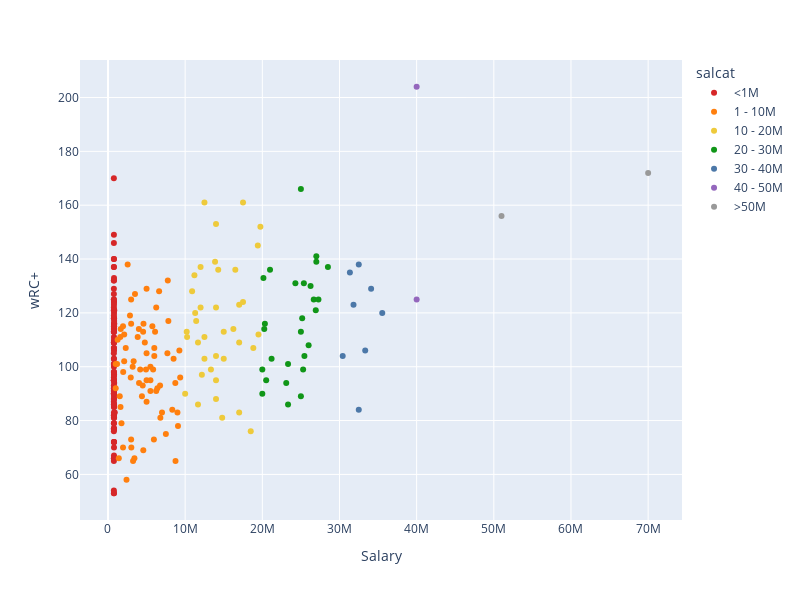

The notebook cell saved with this chart:
### Code cell
fig = px.scatter(df,
                 x = 'Salary',
                 y = 'wRC+',
                 color = 'salcat',
                 category_orders={'salcat': desired_order},
                 color_discrete_sequence = (['#D62728', '#FF7F0E', '#EECA3B', '#109618', '#4C78A8', '#9467BD', '#999999']),
                 hover_data = 'Name')

fig.update_layout(width = 800,
                  height = 600)

fig.show()

### Figure 1 — Plotly figure (JSON) as saved in the notebook; plotly's stock layout.template omitted (floating-point values rounded to 4 significant figures)
{"data": [{"customdata": [["Elly De La Cruz"], ["Heliot Ramos"], ["James Wood"], ["Vinnie Pasquantino"], ["Maikel Garcia"], ["Brice Turang"], ["Riley Greene"], ["Junior Caminero"], ["Gunnar Henderson"], ["Spencer Torkelson"], ["Jackson Holliday"], ["Pete Crow-Armstrong"], ["CJ Abrams"], ["Andy Pages"], ["Tyler Soderstrom"], ["Xavier Edwards"], ["Nathaniel Lowe"], ["Anthony Volpe"], ["Otto Lopez"], ["Sal Frelick"], ["Michael Busch"], ["Jordan Beck"], ["Hunter Goodman"], ["Matt McLain"], ["Wyatt Langford"], ["Miguel Vargas"], ["Spencer Steer"], ["Yainer Diaz"], ["Nolan Schanuel"], ["Zach Neto"], ["Alec Burleson"], ["Oneil Cruz"], ["Lenyn Sosa"], ["Brenton Doyle"], ["Masyn Winn"], ["Kyle Manzardo"], ["Ben Rice"], ["Brooks Lee"], ["Shea Langeliers"], ["Jacob Wilson"], ["Eric Wagaman"], ["Josh Jung"], ["Joey Ortiz"], ["Caleb Durbin"], ["Chase Meidroth"], ["Addison Barger"], ["Cam Smith"], ["Nick Kurtz"], ["Jackson Merrill"], ["Carlos Santana"], ["Gabriel Arias"], ["Alek Thomas"], ["Dillon Dingler"], ["Kerry Carpenter"], ["Mark Vientos"], ["Victor Scott II"], ["Kyle Stowers"], ["Iván Herrera"], ["Patrick Bailey"], ["Logan O'Hoppe"], ["Austin Wells"], ["Drake Baldwin"], ["Isaac Collins"], ["Chandler Simpson"], ["Nathan Lukes"], ["Matt Shaw"], ["Josh Lowe"], ["Brett Baty"], ["Jasson Domínguez"], ["Tyler Freeman"], ["Jake Mangum"], ["Jonathan Aranda"], ["Daniel Schneemann"], ["Wilyer Abreu"], ["Nick Allen"], ["Bo Naylor"], ["Spencer Horwitz"], ["Nick Gonzales"], ["Nolan Jones"], ["Edgar Quero"], ["Nolan Gorman"], ["Jordan Walker"], ["Matt Wallner"], ["Liam Hicks"], ["Max Muncy"], ["Kody Clemens"], ["Brayan Rocchio"], ["Jake Burger"], ["Jared Triolo"], ["José Caballero"], ["Jacob Young"], ["Noelvi Marte"], ["Colton Cowser"], ["Jordan Westburg"], ["Daylen Lile"], ["Casey Schmitt"], ["Freddy Fermin"], ["Javier Sanoja"], ["Romy Gonzalez"], ["Michael Toglia"], ["Connor Norby"], ["Dane Myers"], ["Brooks Baldwin"], ["Trey Sweeney"], ["Alex Call"], ["Dylan Crews"], ["Gabriel Moreno"], ["Christopher Morel"], ["Roman Anthony"]], "hovertemplate": "salcat=<1M<br>Salary=%{x}<br>wRC+=%{y}<br>Name=%{customdata[0]}<extra></extra>", "legendgroup": "<1M", "marker": {"color": "#D62728", "symbol": "circle"}, "mode": "markers", "name": "<1M", "orientation": "v", "showlegend": true, "type": "scatter", "x": [770000.0, 780000.0, 764600.0, 793200.0, 774800.0, 777100.0, 812400.0, 764100.0, 782300.0, 785700.0, 764800.0, 771000.0, 780600.0, 770000.0, 765000.0, 772000.0, 760000.0, 879000.0, 778500.0, 771800.0, 780500.0, 762000.0, 765000.0, 770000.0, 773500.0, 770400.0, 780000.0, 805600.0, 780000.0, 780000.0, 778600.0, 785000.0, 770000.0, 765000.0, 770800.0, 763200.0, 782800.0, 764400.0, 770000.0, 760000.0, 770000.0, 780500.0, 776000.0, 760000.0, 760000.0, 760000.0, 760000.0, 760000.0, 809500.0, 760000.0, 770200.0, 793000.0, 762600.0, 796800.0, 788800.0, 764200.0, 768200.0, 770300.0, 780000.0, 790000.0, 801400.0, 760000.0, 761100.0, 760000.0, 766800.0, 760000.0, 775100.0, 774000.0, 774200.0, 775700.0, 760000.0, 766500.0, 766000.0, 780000.0, 780000.0, 790300.0, 767500.0, 775000.0, 770000.0, 760000.0, 782900.0, 770800.0, 770800.0, 760000.0, 760000.0, 771000.0, 771000.0, 790000.0, 775000.0, 776800.0, 768700.0, 760000.0, 774500.0, 772700.0, 760000.0, 780000.0, 781800.0, 761500.0, 774000.0, 765000.0, 765000.0, 769000.0, 762600.0, 764000.0, 769100.0, 761800.0, 793000.0, 771800.0, 760000.0], "xaxis": "x", "y": [109, 106, 127, 116, 121, 124, 121, 129, 120, 118, 96, 109, 107, 113, 125, 95, 91, 83, 86, 114, 140, 90, 118, 77, 118, 101, 97, 92, 109, 116, 124, 86, 100, 65, 91, 113, 133, 81, 132, 121, 85, 91, 67, 105, 87, 107, 90, 170, 116, 82, 77, 81, 109, 115, 97, 76, 149, 137, 70, 72, 94, 125, 122, 88, 103, 93, 79, 111, 103, 91, 95, 146, 79, 110, 53, 85, 119, 82, 72, 95, 88, 66, 114, 98, 137, 95, 77, 89, 86, 97, 66, 101, 83, 115, 132, 98, 77, 86, 123, 54, 90, 72, 92, 53, 113, 77, 117, 90, 140], "yaxis": "y"}, {"customdata": [["Geraldo Perdomo"], ["Jarren Duran"], ["Steven Kwan"], ["Ozzie Albies"], ["Taylor Ward"], ["William Contreras"], ["Michael Harris II"], ["Lawrence Butler"], ["Ernie Clement"], ["Ceddanne Rafaela"], ["Lars Nootbaar"], ["Trent Grisham"], ["Jo Adell"], ["Ke'Bryan Hayes"], ["Trevor Larnach"], ["Jonathan India"], ["Bryson Stott"], ["Mike Yastrzemski"], ["Brandon Lowe"], ["Andrew McCutchen"], ["Adolis García"], ["Gavin Sheets"], ["Ryan O'Hearn"], ["Luis Rengifo"], ["Josh Bell"], ["Jorge Polanco"], ["Brendan Donovan"], ["Zach McKinstry"], ["Alejandro Kirk"], ["Alec Bohm"], ["Gavin Lux"], ["Harrison Bader"], ["Cedric Mullins"], ["Jesús Sánchez"], ["Ty France"], ["Colt Keith"], ["Ryan Jeffers"], ["Wilmer Flores"], ["Mickey Moniak"], ["Adam Frazier"], ["Isiah Kiner-Falefa"], ["Willi Castro"], ["Tommy Pham"], ["Andrew Vaughn"], ["Isaac Paredes"], ["Jonah Heim"], ["Luis Robert Jr."], ["Brandon Marsh"], ["Carson Kelly"], ["Austin Hays"], ["Kyle Isbel"], ["Royce Lewis"], ["Ezequiel Tovar"], ["Victor Caratini"], ["Mike Tauchman"], ["Jake Meyers"], ["Adley Rutschman"], ["Ryan Mountcastle"], ["Jose Iglesias"], ["Tyler Stephenson"], ["Tyrone Taylor"], ["Miguel Andujar"], ["Danny Jansen"], ["Joey Bart"], ["Santiago Espinal"], ["Kyle Higashioka"], ["Michael A. Taylor"], ["Miguel Rojas"], ["Taylor Walls"], ["Rowdy Tellez"], ["Jose Trevino"], ["Kyle Farmer"]], "hovertemplate": "salcat=1 - 10M<br>Salary=%{x}<br>wRC+=%{y}<br>Name=%{customdata[0]}<extra></extra>", "legendgroup": "1 - 10M", "marker": {"color": "#FF7F0E", "symbol": "circle"}, "mode": "markers", "name": "1 - 10M", "orientation": "v", "showlegend": true, "type": "scatter", "x": [2550000.0, 3850000.0, 4175000.0, 5000000.0, 7825000.0, 6100000.0, 9000000.0, 9357000.0, 1970000.0, 6250000.0, 2950000.0, 5000000.0, 2100000.0, 8750000.0, 2100000.0, 4400000.0, 3200000.0, 9250000.0, 4000000.0, 5000000.0, 7000000.0, 1600000.0, 3500000.0, 5950000.0, 6000000.0, 7750000.0, 2850000.0, 1650000.0, 4600000.0, 7700000.0, 3325000.0, 6250000.0, 8725000.0, 4500000.0, 1000000.0, 4774000.0, 4550000.0, 5500000.0, 1250000.0, 1525000.0, 7500000.0, 6400000.0, 4025000.0, 5850000.0, 6625000.0, 4575000.0, 8333000.0, 3000000.0, 5750000.0, 5000000.0, 1750000.0, 1625000.0, 9071000.0, 6000000.0, 1950000.0, 2300000.0, 5500000.0, 6787000.0, 3000000.0, 4925000.0, 3025000.0, 3000000.0, 8500000.0, 1175000.0, 2400000.0, 6750000.0, 1950000.0, 5500000.0, 1400000.0, 1000000.0, 3425000.0, 3250000.0], "xaxis": "x", "y": [138, 111, 99, 87, 117, 113, 83, 96, 98, 91, 96, 129, 112, 65, 102, 89, 100, 106, 114, 95, 83, 111, 127, 73, 107, 132, 119, 114, 116, 105, 102, 122, 94, 93, 92, 109, 113, 95, 110, 89, 75, 92, 94, 99, 128, 69, 84, 116, 115, 105, 79, 85, 78, 104, 115, 107, 91, 81, 73, 99, 70, 125, 103, 101, 58, 93, 70, 100, 66, 101, 66, 65], "yaxis": "y"}, {"customdata": [["Kyle Schwarber"], ["Randy Arozarena"], ["Cal Raleigh"], ["Brent Rooker"], ["Luis Arraez"], ["J.P. Crawford"], ["Bryan Reynolds"], ["Seiya Suzuki"], ["Nico Hoerner"], ["Corbin Carroll"], ["Gleyber Torres"], ["Bo Bichette"], ["Jung Hoo Lee"], ["Josh Naylor"], ["Kyle Tucker"], ["Marcell Ozuna"], ["Jackson Chourio"], ["Ryan McMahon"], ["Willson Contreras"], ["Ketel Marte"], ["Lourdes Gurriel Jr."], ["Byron Buxton"], ["Paul Goldschmidt"], ["Jake Cronenworth"], ["Michael Conforto"], ["Max Kepler"], ["Andrew Benintendi"], ["Jeff McNeil"], ["Will Smith"], ["Ronald Acuña Jr."], ["Max Muncy"], ["Tommy Edman"], ["Jurickson Profar"], ["Sean Murphy"], ["Starling Marte"], ["Rhys Hoskins"], ["Jorge Soler"], ["Joc Pederson"]], "hovertemplate": "salcat=10 - 20M<br>Salary=%{x}<br>wRC+=%{y}<br>Name=%{customdata[0]}<extra></extra>", "legendgroup": "10 - 20M", "marker": {"color": "#EECA3B", "symbol": "circle"}, "mode": "markers", "name": "10 - 20M", "orientation": "v", "showlegend": true, "type": "scatter", "x": [19750000.0, 11300000.0, 17500000.0, 12000000.0, 14000000.0, 10200000.0, 13340000.0, 17000000.0, 11670000.0, 13880000.0, 15000000.0, 11200000.0, 18830000.0, 10900000.0, 16500000.0, 16250000.0, 10250000.0, 11670000.0, 17500000.0, 19420000.0, 14000000.0, 14290000.0, 12500000.0, 11430000.0, 17000000.0, 10000000.0, 15000000.0, 12500000.0, 14000000.0, 12500000.0, 12000000.0, 14800000.0, 14000000.0, 12170000.0, 19500000.0, 17000000.0, 14000000.0, 18500000.0], "xaxis": "x", "y": [152, 120, 161, 122, 104, 113, 99, 123, 109, 139, 113, 134, 107, 128, 136, 114, 111, 86, 124, 145, 95, 136, 103, 117, 83, 90, 103, 111, 153, 161, 137, 81, 122, 97, 112, 109, 88, 76], "yaxis": "y"}, {"customdata": [["Matt Olson"], ["Pete Alonso"], ["Fernando Tatis Jr."], ["Bobby Witt Jr."], ["Willy Adames"], ["Vladimir Guerrero Jr."], ["José Ramírez"], ["Ian Happ"], ["Cody Bellinger"], ["Jose Altuve"], ["Trevor Story"], ["Brandon Nimmo"], ["Dansby Swanson"], ["Christian Yelich"], ["Salvador Perez"], ["Christian Walker"], ["Trea Turner"], ["Freddie Freeman"], ["Nick Castellanos"], ["George Springer"], ["Bryce Harper"], ["Xander Bogaerts"], ["J.T. Realmuto"], ["Matt Chapman"], ["Marcus Semien"], ["Austin Riley"], ["Javier Báez"]], "hovertemplate": "salcat=20 - 30M<br>Salary=%{x}<br>wRC+=%{y}<br>Name=%{customdata[0]}<extra></extra>", "legendgroup": "20 - 30M", "marker": {"color": "#109618", "symbol": "circle"}, "mode": "markers", "name": "20 - 30M", "orientation": "v", "showlegend": true, "type": "scatter", "x": [21000000.0, 27000000.0, 24290000.0, 26250000.0, 26000000.0, 28500000.0, 20140000.0, 20330000.0, 26670000.0, 25000000.0, 23330000.0, 20250000.0, 25290000.0, 26930000.0, 20500000.0, 20000000.0, 27270000.0, 27000000.0, 20000000.0, 25000000.0, 25380000.0, 25450000.0, 23100000.0, 25170000.0, 25000000.0, 21200000.0, 23330000.0], "xaxis": "x", "y": [136, 141, 131, 130, 108, 137, 133, 116, 125, 113, 101, 114, 99, 121, 95, 99, 125, 139, 90, 166, 131, 104, 94, 118, 89, 103, 86], "yaxis": "y"}, {"customdata": [["Francisco Lindor"], ["Rafael Devers"], ["Manny Machado"], ["Mookie Betts"], ["Carlos Correa"], ["Mike Trout"], ["Corey Seager"], ["Nolan Arenado"]], "hovertemplate": "salcat=30 - 40M<br>Salary=%{x}<br>wRC+=%{y}<br>Name=%{customdata[0]}<extra></extra>", "legendgroup": "30 - 40M", "marker": {"color": "#4C78A8", "symbol": "circle"}, "mode": "markers", "name": "30 - 40M", "orientation": "v", "showlegend": true, "type": "scatter", "x": [34100000.0, 31350000.0, 31820000.0, 30420000.0, 33330000.0, 35540000.0, 32500000.0, 32500000.0], "xaxis": "x", "y": [129, 135, 123, 104, 106, 120, 138, 84], "yaxis": "y"}, {"customdata": [["Aaron Judge"], ["Alex Bregman"]], "hovertemplate": "salcat=40 - 50M<br>Salary=%{x}<br>wRC+=%{y}<br>Name=%{customdata[0]}<extra></extra>", "legendgroup": "40 - 50M", "marker": {"color": "#9467BD", "symbol": "circle"}, "mode": "markers", "name": "40 - 50M", "orientation": "v", "showlegend": true, "type": "scatter", "x": [40000000.0, 40000000.0], "xaxis": "x", "y": [204, 125], "yaxis": "y"}, {"customdata": [["Shohei Ohtani"], ["Juan Soto"]], "hovertemplate": "salcat=>50M<br>Salary=%{x}<br>wRC+=%{y}<br>Name=%{customdata[0]}<extra></extra>", "legendgroup": ">50M", "marker": {"color": "#999999", "symbol": "circle"}, "mode": "markers", "name": ">50M", "orientation": "v", "showlegend": true, "type": "scatter", "x": [70000000.0, 51000000.0], "xaxis": "x", "y": [172, 156], "yaxis": "y"}], "layout": {"height": 600, "legend": {"title": {"text": "salcat"}, "tracegroupgap": 0}, "margin": {"t": 60}, "width": 800, "xaxis": {"anchor": "y", "domain": [0, 1], "title": {"text": "Salary"}}, "yaxis": {"anchor": "x", "domain": [0, 1], "title": {"text": "wRC+"}}}}
